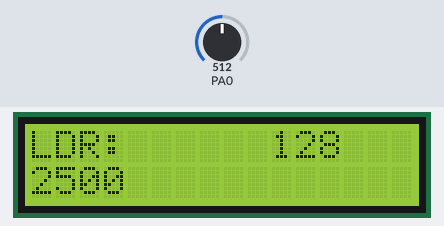
This program was run on a simulated ATmega32, built with avr-gcc and emulated at 8 MHz. Parts: 16×2 character LCD. Wiring (inferred from the names in the program): character LCD (HD44780): RS PC0; R/W PC1; E PC2; data PB0, PB1, PB2, PB3, PB4, PB5, PB6, PB7. Inputs (shaded band) come from the test bench; at power-on: PA0 = 512.

Above: at 1.2 s.
1.3 s: PA0 set to 716
At 2.1 s:
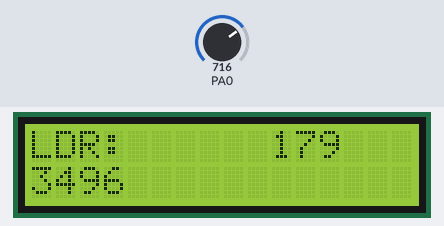
2.8 s: PA0 set to 900
At 3.6 s:
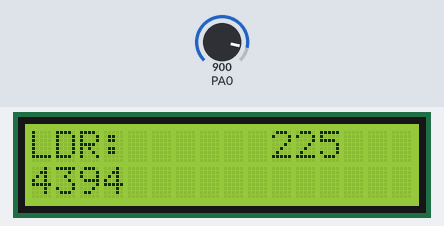
4.3 s: PA0 set to 1023
At 5.2 s:
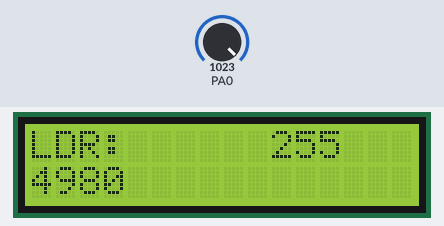
Timing chart, 0 to 7.3 s (numbered marks = the images above; inputs shaded):
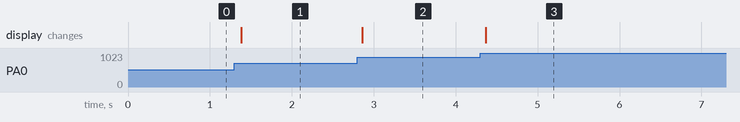

The program:

main.c
```c
/*
 * main.c
 *
 *  Created on: Aug 5, 2020
 *      Author: my
 */

/* MCAL */
#include "STD_TYPES.h"
#include "DIO_interface.h"
#include "BIT_MATH.h"

/* HAL */
#include "LCD_interface.h"
#include "ADC_interface.h"
#include "LDR_interface.h"
#include <avr/delay.h>

void main(void)
{
	/*Local Variables*/
	u8 Local_u8String[] = "LDR: "; //Max 20 Char
	u8 Local_u8StringSize = (sizeof(Local_u8String) - 1);
	u16 Local_u16ADCValue = 0;
	u32 Local_u32ActualLDR = 0;

	DIO_u8SetPortDirection(LCD_DATA_PORT, DIO_MAX_PORT_VALUE);
	DIO_u8SetPinDirection(LCD_CONTROL_PORT, LCD_RS_PIN, DIO_OUTPUT);
	DIO_u8SetPinDirection(LCD_CONTROL_PORT, LCD_RW_PIN, DIO_OUTPUT);
	DIO_u8SetPinDirection(LCD_CONTROL_PORT, LCD_E_PIN, DIO_OUTPUT);

	/*LCD Initialization*/
	LCD_voidInitialization();

	/*ADC Initialization*/
	ADC_voidInitialization();

	/*ADC PIN Direction*/
	DIO_u8SetPinDirection(DIO_PORT_0, DIO_PIN_0, DIO_INPUT);

	while(1)
	{
		/*Get the Digital Reading from ADC*/
		ADC_u8GetReading(Channel_0, &Local_u16ADCValue);

		/*Convert the Value to Actual TEMP*/
		LDR_u8LDRValue(Local_u16ADCValue, &Local_u32ActualLDR);

		/*Print the Actual TEMP on LCD*/
		LCD_u8GoToXY(0, 0);
		LCD_u8WriteString(Local_u8String, Local_u8StringSize);

		LCD_u8WriteINT(Local_u32ActualLDR, 0, 1);
		LCD_u8WriteINT(Local_u16ADCValue, 10, 0);
	}
}
```

ADC_interface.h
```c
/*****************************************/
/* ADC_interface.h						 */
/*										 */
/*  Created on: Aug 5, 2020				 */
/*  Author    : PHLIMON					 */
/*  Version   : V01  					 */
/*****************************************/

#ifndef ADC_INTERFACE_H_
#define ADC_INTERFACE_H_

/*32 Available Channels in ADC*/
#define Channel_0		0
#define Channel_1		1
#define Channel_2		2
#define Channel_3		3
#define Channel_4		4
#define Channel_5		5
#define Channel_6		6
#define Channel_7		7
#define Channel_8		8
#define Channel_9		9
#define Channel_10		10
#define Channel_11		11
#define Channel_12		12
#define Channel_13		13
#define Channel_14		14
#define Channel_15		15
#define Channel_16		16
#define Channel_17		17
#define Channel_18		18
#define Channel_19		19
#define Channel_20		20
#define Channel_21		21
#define Channel_22		22
#define Channel_23		23
#define Channel_24		24
#define Channel_25		25
#define Channel_26		26
#define Channel_27		27
#define Channel_28		28
#define Channel_29		29
#define Channel_30		30
#define Channel_31		31

/*Choosing the ADC Voltage Reference*/
#define Voltage_REF		ADC_AVCC
#define ADC_AVCC 		0 	//5V
#define ADC_AREF		1	//Adjusted
#define ADC_Internal	2	//2.56V

/*Choosing the prescaler*/
#define Prescaler 			ADC_Prescaler_2		//Crystal Freq. / Prescaler
#define ADC_Prescaler_2		2
#define ADC_Prescaler_4  	4
#define ADC_Prescaler_8		8
#define ADC_Prescaler_16	16
#define ADC_Prescaler_32	32
#define ADC_Prescaler_64	64
#define ADC_Prescaler_128	128

/*Left Right Adjustment*/
#define Resolution			ADC_ADCH   //0 for ADCL Right Adjustment, 1 for ADCH Left Adjustment
#define ADC_ADCL 0			 		   //Reads the Low Bits 0 - 7 then 8 - 9 in second register
#define ADC_ADCH 1			  		   //Reads the high Bits 2 - 9 then 0 - 1 in second register

/*ADC Interrupt Enable or Disable*/
#define ADC_Interrupt 		ADC_Interrupt_Enable
#define ADC_Interrupt_Enable 1
#define ADC_Interrupt_Diable 0

//ADC Enable or Disable
#define ADC_Enabling 		ADC_Enable
#define ADC_Enable  1
#define ADC_Disable 0

/* Description	: Initializing all required (Voltage Reference, Prescaler and Resolution) then Enable ADC
 * Input		: Non
 * Output		: Non
 */
void ADC_voidInitialization(void);

/* Description	: Get the Digital Value read by ADC
 * Input		: Channel Number, Pointer to put the Value in
 * Output		: Error State -> 0 No Error
 * 								 1 Error
 */
u8 ADC_u8GetReading(u8 Copy_u8Channel, u16 *Copy_u16DigitalValue);

#endif /* ADC_INTERFACE_H_ */
```

ADC_program.c
```c
/*****************************************/
/* ADC_interface.h						 */
/*										 */
/*  Created on: Aug 5, 2020				 */
/*  Author    : PHLIMON					 */
/*  Version   : V01  					 */
/*****************************************/

/*Types*/
#include "STD_TYPES.h"

/*Dependences*/
#include "BIT_MATH.h"
#include "AVR_DIO_REG.h"
#include "AVR_ADC_REG.h"

/*Module*/
#include "DIO_interface.h"
#include "ADC_interface.h"

/* Description	: Initializing all required (Voltage Reference, Prescaler and Resolution) then Enable ADC
 * Input		: Non
 * Output		: Non
 */
void ADC_voidInitialization(void)
{
	/*Choosing Reference Voltage*/
#if Voltage_REF == ADC_AVCC
	SET_BIT(ADMUX, ADMUX_REFS0);
	CLR_BIT(ADMUX, ADMUX_REFS1);

#elif Voltage_REF == ADC_AREF
	CLR_BIT(ADMUX, ADMUX_REFS0);
	CLR_BIT(ADMUX, ADMUX_REFS1);

#elif Voltage_REF == ADC_Internal
	SET_BIT(ADMUX, ADMUX_REFS0);
	SET_BIT(ADMUX, ADMUX_REFS1);

#endif


	/*Choosing Prescaler*/
#if Prescaler == ADC_Prescaler_2
	CLR_BIT(ADCSRA, ADCSRA_ADPS0);
	CLR_BIT(ADCSRA, ADCSRA_ADPS1);
	CLR_BIT(ADCSRA, ADCSRA_ADPS2);

#elif Prescaler == ADC_Prescaler_4
	CLR_BIT(ADCSRA, ADCSRA_ADPS0);
	SET_BIT(ADCSRA, ADCSRA_ADPS1);
	CLR_BIT(ADCSRA, ADCSRA_ADPS2);

#elif Prescaler == ADC_Prescaler_8
	SET_BIT(ADCSRA, ADCSRA_ADPS0);
	SET_BIT(ADCSRA, ADCSRA_ADPS1);
	CLR_BIT(ADCSRA, ADCSRA_ADPS2);

#elif Prescaler == ADC_Prescaler_16
	CLR_BIT(ADCSRA, ADCSRA_ADPS0);
	CLR_BIT(ADCSRA, ADCSRA_ADPS1);
	SET_BIT(ADCSRA, ADCSRA_ADPS2);

#elif Prescaler == ADC_Prescaler_32
	SET_BIT(ADCSRA, ADCSRA_ADPS0);
	CLR_BIT(ADCSRA, ADCSRA_ADPS1);
	SET_BIT(ADCSRA, ADCSRA_ADPS2);

#elif Prescaler == ADC_Prescaler_64
	CLR_BIT(ADCSRA, ADCSRA_ADPS0);
	SET_BIT(ADCSRA, ADCSRA_ADPS1);
	SET_BIT(ADCSRA, ADCSRA_ADPS2);

#elif Prescaler == ADC_Prescaler_128
	SET_BIT(ADCSRA, ADCSRA_ADPS0);
	SET_BIT(ADCSRA, ADCSRA_ADPS1);
	SET_BIT(ADCSRA, ADCSRA_ADPS2);

#endif


	/*Choosing Left or Right Adjustment*/
#if Resolution == ADC_ADCL
	CLR_BIT(ADMUX, ADMUX_ADLAR);

#elif Resolution == ADC_ADCH
	SET_BIT(ADMUX, ADMUX_ADLAR);

#endif


	/*Choosing Interrupt Enable or Disable*/
#if ADC_Interrupt == ADC_Interrupt_Enable
	SET_BIT(ADCSRA, ADCSRA_ADIE);
#elif ADC_Interrupt == ADC_Interrupt_Disable
	CLR_BIT(ADCSRA, ADCSRA_ADIE);
#endif


	/*Enable or Disable ADC Peripheral*/
#if ADC_Enabling == ADC_Enable
	SET_BIT(ADCSRA, ADCSRA_ADEN);

#elif ADC_Enabling == ADC_Disable
	CLR_BIT(ADCSRA, ADCSRA_ADEN);
#endif
}

/* Description	: Get the Digital Value read by ADC
 * Input		: Channel Number, Pointer to put the Value in
 * Output		: Error State -> 0 No Error
 * 								 1 Error
 */
u8 ADC_u8GetReading(u8 Copy_u8Channel, u16 *Copy_u16DigitalValue)
{
	u8 Local_u8Error = 0, Local_u8LowValue = 0;

	if(Copy_u8Channel > 31)
	{
		Local_u8Error = 1;
	}
	else
	{
		/* the anding is for make the last 3 bits as it is with no change
		 * and make the first 5 bits with zeros
		 * then the ORing for add the value of first 3 bits according to the channel
		 */
		ADMUX &= 0xE0;
		ADMUX |= Copy_u8Channel;

		/*Start Conversion*/
		SET_BIT(ADCSRA, ADCSRA_ADSC);

		/* While we polling not Interrupting
		 * wait till the conversion be done
		 */
		while(!(GET_BIT(ADCSRA, ADCSRA_ADIF)));

		/*Set the Flag to Clear*/
		SET_BIT(ADCSRA, ADCSRA_ADIF);

		/*Getting the Value by reading LOW Register First*/
		if(ADMUX_ADLAR == ADC_ADCL)
		{
			Local_u8LowValue = ADCL;
			/*Then Adding the ADCH Value to it as ADCL from bits 0 - 8 and ADCH bits 9 - 10*/
			*Copy_u16DigitalValue = (Local_u8LowValue) | (ADCH << 8);
		}
		else
		{
			/*This mean Ignoring ADCL and GET ADCH bits 2 - 9*/
			*Copy_u16DigitalValue = ADCH;
		}
	}

	return Local_u8Error;
}
```

AVR_ADC_REG.h
```c
/*****************************************/
/* AVR_ADC_REG.h						 */
/*										 */
/*  Created on: Aug 5, 2020				 */
/*  Author    : PHLIMON					 */
/*  Version   : V01  					 */
/*****************************************/

/*Header Guard*/
#ifndef AVR_ADC_REG_H_
#define AVR_ADC_REG_H_

/*ADC Multiplexer Register*/
#define ADMUX (*((u8*) 0x27))

#define ADMUX_MUX0			0
#define ADMUX_MUX1			1
#define ADMUX_MUX2			2
#define ADMUX_MUX3			3
#define ADMUX_MUX4			4
#define ADMUX_ADLAR			5
#define ADMUX_REFS0			6
#define ADMUX_REFS1			7

/*ADC Control and Status Register*/
#define ADCSRA (*((u8*) 0X26))

#define ADCSRA_ADPS0		0
#define ADCSRA_ADPS1		1
#define ADCSRA_ADPS2		2
#define ADCSRA_ADIE			3
#define ADCSRA_ADIF			4
#define ADCSRA_ADATE		5
#define ADCSRA_ADSC			6
#define ADCSRA_ADEN			7

/*Special Function I/O Register*/
#define SFIOR (*((U8*) 0X50))

#define SFIOR_PSR10			0
#define SFIOR_PSR2			1
#define SFIOR_PUD			2
#define SFIOR_ACME			3
#define SFIOR_ADTS0			5
#define SFIOR_ADTS1			6
#define SFIOR_ADTS2			7

/*ADC High Register*/
#define ADCH (*((u8*) 0X25))

/*ADC Low Register*/
#define ADCL (*((u8*) 0X24))

#endif /* AVR_ADC_REG_H_ */
```

AVR_DIO_REG.h
```c
/*
 * AVR_DIO_REG.h
 *
 *  Created on: May 24, 2020
 *      Author: my
 */

#ifndef AVR_DIO_REG_H_
#define AVR_DIO_REG_H_

/*Register with Memory Maping for Port A*/
#define PORTA (*((u8*) 0x3B))
#define DDRA  (*((u8*) 0x3A))
#define PINA  (*((u8*) 0x39))

/*Register with Memory Maping for Port B*/
#define PORTB (*((u8*) 0x38))
#define DDRB  (*((u8*) 0x37))
#define PINB  (*((u8*) 0x36))

/*Register with Memory Maping for Port C*/
#define PORTC (*((u8*) 0x35))
#define DDRC  (*((u8*) 0x34))
#define PINC  (*((u8*) 0x33))

/*Register with Memory Maping for Port D*/
#define PORTD (*((u8*) 0x32))
#define DDRD  (*((u8*) 0x31))
#define PIND  (*((u8*) 0x30))

#endif /* AVR_DIO_REG_H_ */
```

LDR_interface.h
```c
/*
 * LDR_interface.h
 *
 *  Created on: Aug 8, 2020
 *      Author: my
 */

#ifndef LDR_INTERFACE_H_
#define LDR_INTERFACE_H_

#define FIXED_RESETANCE		1000
#define RESOLUTION			1024		//BITs For ADC

u8 LDR_u8LDRValue(u16 Copy_u16SensorRead, u32 *Copy_u32ActualLDR);

#endif /* LDR_INTERFACE_H_ */
```

LDR_program.c
```c
/*
 * LDR_program.c
 *
 *  Created on: Aug 8, 2020
 *      Author: my
 */
#include "STD_TYPES.h"

/*Dependences*/
#include "BIT_MATH.h"
#include "AVR_DIO_REG.h"

/*Module*/
#include "DIO_interface.h"
#include "ADC_interface.h"
#include "LDR_interface.h"
#include "LCD_interface.h"

u8 LDR_u8LDRValue(u16 Copy_u16SensorRead, u32 *Copy_u32ActualLDR)
{
//	u8 Local_u8Error = 0, Local_u8VoltageRef = 0;
//	f32 Local_f32InputAnalog = 0;
//	f32	Local_f32StepSize = 0;
//
//#if Voltage_REF == ADC_AVCC
//	Local_u8VoltageRef = 5;
//
//#elif Voltage_REF == ADV_AREF
//	Local_u8VoltageRef = 2.56;
//
//#endif
//
//	Local_f32StepSize = (Local_u8VoltageRef / RESOLUTION);	//Gives me Step Size in V
//
//	Local_f32InputAnalog = (Copy_u16SensorRead * Local_f32StepSize);
//
//	*Copy_u32ActualLDR = (((Local_u8VoltageRef * FIXED_RESETANCE) - (Local_f32InputAnalog * FIXED_RESETANCE)) / Local_f32InputAnalog);
//
//	return Local_u8Error;


	u32 Local_u32Actual;

	/*Convert the Value to Digital*/
	Local_u32Actual = ((u32)(Copy_u16SensorRead * (u32) 5000) / (u32) 256);//*50   /1023

	*Copy_u32ActualLDR = Local_u32Actual;
	return 0;
}
```

LCD_interface.h
```c
/*
 * LCD_interface.h
 *
 *  Created on: May 29, 2020
 *      Author: my
 */

#ifndef LCD_INTERFACE_H_
#define LCD_INTERFACE_H_

#define LCD_DATA_PORT 				DIO_PORT_1
#define LCD_CONTROL_PORT		 	DIO_PORT_2
#define LCD_RS_PIN					DIO_PIN_0
#define LCD_RW_PIN					DIO_PIN_1
#define LCD_E_PIN					DIO_PIN_2

#define MAX_U32_NB					4294967295
#define MAX_NB_BITS_SPECIAL_CHAR 	64
#define NB_OF_SPECIAL_CHAR			8
#define AC_REG_COMMAND				128
#define DDRAM_LINE1_FIRST_LOCATION	0x00
#define DDRAM_LINE2_FIRST_LOCATION	0x40
#define LCD_LINE_NB_OF_DIGITS		16

#define LCD_MAX_SCROLL_LINE			41
#define LCD_OV_LINE_1				103
#define LCD_OV_LINE_2				232
#define LCD_SCROLL_TO_LEFT			0
#define LCD_SCROLL_TO_RIGHT			1
#define LCD_MAX_CHAR				20

/* Description	: Send a Command to LCD through the Data PORT
 * Input		: Command
 * Output		: Non
 */
void LCD_voidWriteCommand(u8 Copy_u8Command);

/* Description	: Clear LCD
 * Input		: Non
 * Output		: Non
 */
void LCD_voidClearLCD(void);

/* Description	: Send a Data to LCD through the Data PORT
 * Input		: Data
 * Output		: Non
 */
void LCD_voidWriteData(u8 Copy_u8Data);

/* Description	: Initializing the LCD
 * Input		: Non
 * Output		: Non
 */
void LCD_voidInitialization(void);

/* Description	: Write A string to LCD
 * Input		: Array of Strings, Size of this Array
 * Output		: Error State -> 0 No Error
 * 								 1 Error
 */
u8 LCD_u8WriteString(u8 *Copy_u8String, u8 Copy_u8StrSize);

/* Description	: Put the Cursor to specific position and print in this position
 * Input		: X Position, Y Position
 * Output		: Error State -> 0 No Error
 * 								 1 Error
 */
u8 LCD_u8GoToXY(u8 Copy_u8XPos, u8 Copy_u8YPos);

/* Description	: Store in a CGRAM Memory the Special Character
 * 					(TO PRINT THE SPECIAL CHAR USE LCD_u8WriteData with Input 0 -> 7as an ASCII code as in ASCII these positions
 * 					are for non printed characters and you have only 8 special Char from 0 -> 7
 * Input		: An Array of the Special Characters we have only 8 Positions
 * Output		: Error State -> 0 No Error
 * 								 1 Error
 */
u8 LCD_u8WriteSpecialChar(u8 *Copy_u8SpecialChar, u8 Copy_ArraySize);

/* Description	: Print an Integer on LCD u32 with Max number 4294967295
 * Input		: The Integer Number, X position, Y Position
 * Output		: Error State -> 0 No Error
 * 								 1 Error
 */
u8 LCD_u8WriteINT(u32 Copy_u32INT, u8 Copy_u8XPos, u8 Copy_u8YPos);

/* Description	: LCD Scrolling String to Left or to Right
 * Input		: The String, String size, Time in between, Left or Right, First Line or Second one
 * Output		: Error State -> 0 No Error
 * 								 1 Error
 */
u8 LCD_u8StringScroll(u8 *Copy_u8String, u8 Copy_u8StrSize, u16 Copy_u16Time, u8 Copy_u8RorL, u8 Copy_u8YPos);

u8 LCD_u8FloatNB(f32 Copy_f32Float, u8 Local_u8FloatDigits, u8 Copy_u8XPos, u8 Copy_u8YPos);
#endif /* LCD_INTERFACE_H_ */
```

BIT_MATH.h
```c
/*
 * BIT_MATH.h
 *
 *  Created on: May 24, 2020
 *      Author: my
 */

#ifndef BIT_MATH_H_
#define BIT_MATH_H_

/*shift lift for ONE with the bit number and or it with the variable*/
#define SET_BIT(VAR, BIT_NB) 			(VAR) |= (1 << (BIT_NB))

/*Shift lift for ONE with the bit Number and the NOT it then and it with the variable*/
#define CLR_BIT(VAR, BIT_NB) 			(VAR) &= ~ (1 << (BIT_NB))

/*Shift Lift for ONE with the bit number and the XOR it*/
#define TOGGLE_BIT(VAR, BIT_NB) 		(VAR) ^= (1 << (BIT_NB))

/*shift lift for ONE with bit number and NOT it then AND it with the variable and then OR it with the Value shifted lift with bit number*/
#define ASSIGN_BIT(VAR, BIT_NB, VAL) 	(VAR) = (VAR & (~(1 << BIT_NB))) | (VAL << BIT_NB)

/*shift right for variable and and it with ONE*/
#define GET_BIT(VAR, BIT_NB) 			((VAR >> BIT_NB) & 0x01)

#endif /* BIT_MATH_H_ */
```

DIO_interface.h
```c
/*
 * DIO_interface.h
 *
 *  Created on: May 24, 2020
 *      Author: my
 */

/*Header Guard*/
#ifndef DIO_INTERFACE_H_
#define DIO_INTERFACE_H_

/*Directions*/
#define DIO_INPUT   		0
#define DIO_OUTPUT  		1

/*Value*/
#define DIO_LOW  			0
#define DIO_HIGH 			1
#define DIO_MAX_PORT_VALUE 255
/*PORT Number*/
#define DIO_PORT_0			0
#define DIO_PORT_1			1
#define DIO_PORT_2			2
#define DIO_PORT_3			3

/*PIN Number*/
#define DIO_PIN_0  			0
#define DIO_PIN_1  			1
#define DIO_PIN_2  			2
#define DIO_PIN_3  			3
#define DIO_PIN_4  			4
#define DIO_PIN_5  			5
#define DIO_PIN_6  			6
#define DIO_PIN_7  			7

/*Null Pointer*/
#define NULL_POINTER ((u8*)0) //casting for the pointer

/* Description	: To Set Direction for the whole Port (Input, Output)
 * Input		: Port Number, Direction
 * Output		: Error State -> 0 No Error
 * 								 1 Error
 */
u8 DIO_u8SetPortDirection(u8 Copy_u8PortNB, u8 Copy_u8Dir);

/* Description	: To Set Value for the whole Port (High, Low)
 * Input		: Port Number, Value
 * Output		: Error State -> 0 No Error
 * 								 1 Error
 */
u8 DIO_u8SetPortValue(u8 Copy_u8PortNB, u8 Copy_u8Value);


/* Description	: To Set Direction for a Pin (Input, Output)
 * Input		: Port Number, Pin Number, Direction
 * Output		: Error State -> 0 No Error
 * 								 1 Error
 */
u8 DIO_u8SetPinDirection(u8 Copy_u8PortNB, u8 Copy_u8PinNB, u8 Copy_u8Dir);

/* Description	: To Set Value for Pin (High, Low)
 * Input		: Port Number, Pin Number, Value
 * Output		: Error State -> 0 No Error
 * 								 1 Error
 */
u8 DIO_u8SetPinValue(u8 Copy_u8PortNB, u8 Copy_u8PinNB, u8 Copy_u8Value);


/* Description	: To Get a Value for a whole Port
 * Input		: Port Number, Pointer for a Value
 * Output		: Error State -> 0 No Error
 * 								 1 Error
 */
u8 DIO_u8GetPortValue(u8 Copy_u8PortNB, u8 * Copy_u8Value);

/* Description	: To Get Value for a Pin
 * Input		: Port Number, Pin Number, Pointer for a Value
 * Output		: Error State -> 0 No Error
 * 								 1 Error
 */
u8 DIO_u8GetPinValue(u8 Copy_u8PortNB, u8 Copy_u8PinNB, u8 * Copy_u8Value);

/* Description	: To Toggle Pin Value(High, Low)
 * Input		: Port Number, Pin Number
 * Output		: Error State -> 0 No Error
 * 								 1 Error
 */
u8 DIO_u8TogglePinValue(u8 Copy_u8PortNB, u8 Copy_u8PinNB);

#endif /* DIO_INTERFACE_H_ */
```

STD_TYPES.h
```c
/*
 * STD_types.h
 *
 *  Created on: May 24, 2020
 *      Author: my
 */

#ifndef STD_TYPES_H_
#define STD_TYPES_H_

/*Make a standard name Convention for the Data Types*/
typedef unsigned char u8;
typedef signed char s8;

typedef unsigned short int u16;
typedef signed short int s16;

typedef unsigned long int u32;
typedef signed long int s32;

typedef float f32;
typedef double f64;

#endif /* STD_TYPES_H_ */
```

Source omitted: LCD_program.c (19269 bytes), DIO_program.c (6472 bytes)

Measured:
- after the input at 1.3 s, the display: changes after 0.08 s (image 1)
- after the input at 2.8 s, the display: changes after 0.06 s (image 2)
- after the input at 4.3 s, the display: changes after 0.07 s (image 3)
